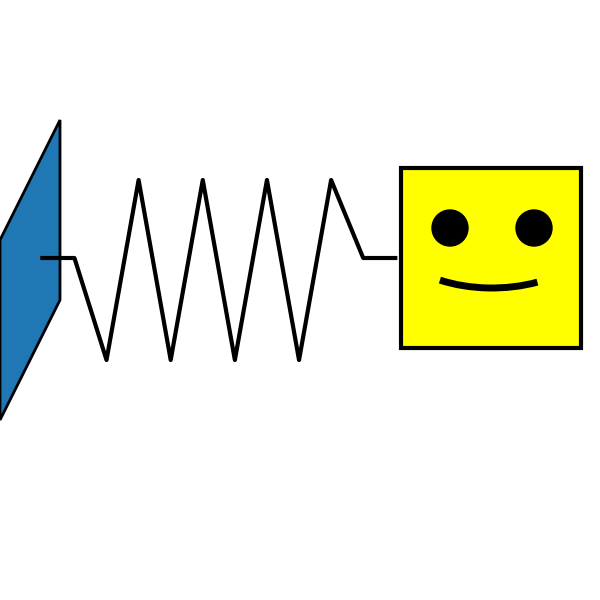

This figure's Python source:
from PIL import Image, ImageTk
try:
    spring_icon = Image.open(r"icons\spring_icon.png")
except:
    import matplotlib as mpl
    import matplotlib.pyplot as plt
    import numpy as np
    mpl.style.use("fast")
    """
        You can find the planet icon as a foto below.
        It is named: spring_icon
        """

    fig  = plt.figure(figsize=(6, 6))
    ax = fig.add_subplot(); #ax.axis("off")
    ax.set(xlim = (-0.06, 0.79), ylim = (0, 1))
    p = [[0.00, 0.3], [0.1, 0.5], [0.1, 0.8], [0.00, 0.6]]
    side = mpl.patches.Polygon(p,
                                transform = ax.transAxes,
                               edgecolor = "black",
                               lw=2)
    ax.add_patch(side)
    x = np.linspace(0,0.5, 12)
    y = [0.4 if i%2==0 else 0.7 for i in range(8)]
    h = 0.57#Height of straight ends
    y = [h, h]+y+[h, h]
    line, = ax.plot(x, y, lw=3, transform = ax.transData,
                    color = "black", )


    r=0.03;h=0.62
    x = 0.75

    p = np.array([[0.668, 0.42], [0.968, 0.42], [0.968, 0.72], [0.668, 0.72]])
    block = mpl.patches.Polygon(p,lw=3,
                                transform = ax.transAxes,
                                color = "yellow",)
    block.set_edgecolor("black")
    ax.add_patch(block)

    eye_left = mpl.patches.Circle([x, h], r, color="black",
                                  transform = ax.transAxes,
                                  )
    ax.add_patch(eye_left)

    eye_right = mpl.patches.Circle([x+0.14, h], r, color="black",
                                  transform = ax.transAxes,
                                  )

    ax.add_patch(eye_right)

    smile = mpl.patches.Arc([(2*x+0.14)/2, h], height = 0.2,
                            width = 0.35, theta1=225, theta2=310,
                            transform = ax.transAxes, lw=5)
    ax.add_patch(smile)
    #ax.axis('off')
    plt.show() if __name__ == "__main__" else None

    try:
        from icons.img_pack import get_img_from_ax
    except:
        from img_pack import get_img_from_ax
    size = (200, 200)
    img = get_img_from_ax(ax, size)

    if __name__ == "__main__":
        import tkinter as tk
        window = tk.Tk()
        window.geometry("500x500")
        img = ImageTk.PhotoImage(img)
        label = tk.Label(window)
        label.config(image=img)
        label.place(x=0, y=0)
        window.mainloop()


    """Below you can find the icon"""
    spring_icon = img.copy()
    spring_icon.save(r"icons\spring_icon.png", "PNG")
